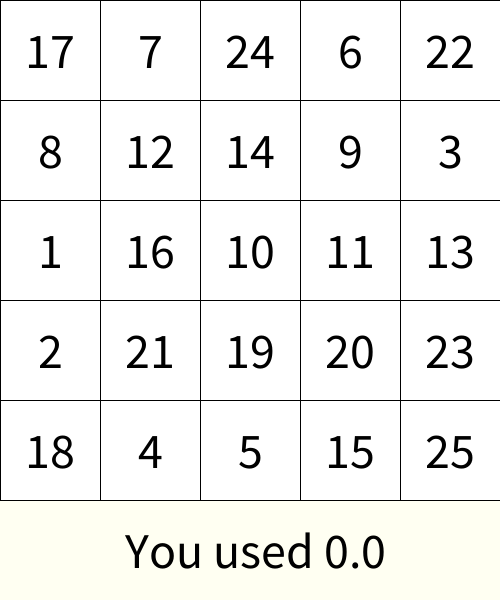
Frame 1 (no input)
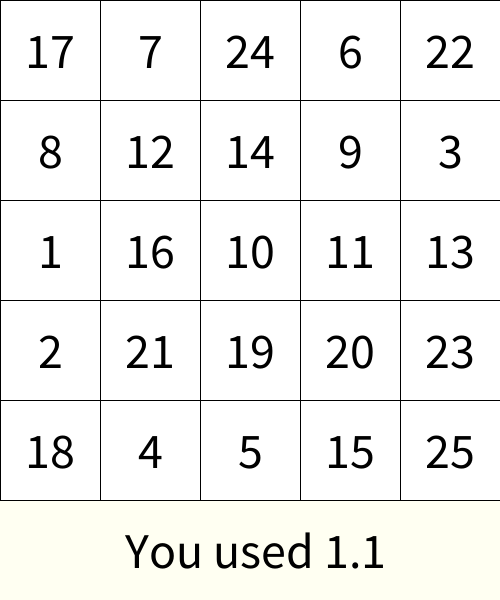
Frame 60 (the mouse pressed at the canvas centre just before this capture)
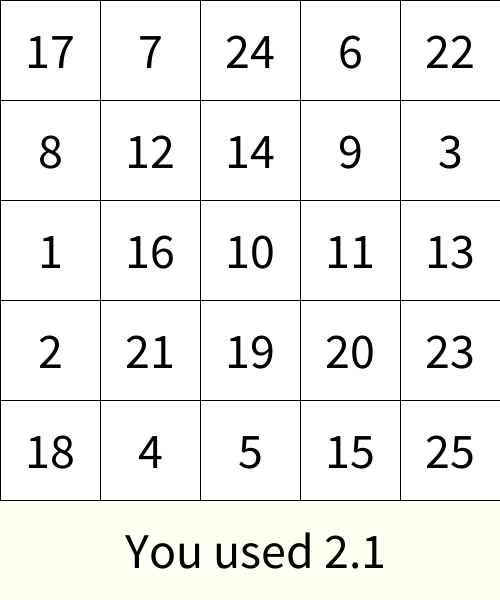
Frame 120 (the mouse held since frame 60 and released just before this capture)

The Processing sketch that drew these frames (run headless with seeded random() and noise(); from frame 60 on, the mouse is pressed at the canvas centre):

// Processing sketch: week06_8_schulte_table08_nf_millis_startT
// ── week06_8_schulte_table08_nf_millis_startT.pde
// week06_8_schulte_table08_nf_millis_startT
int [] used = new int[26]; //0...25 共26個
int [][] table = new int[5][5]; //Java的陣列宣告
void setup(){
  size(500,600); //留白放時間
  textSize(50);
  textAlign(CENTER,CENTER);
  for(int i=0; i<5; i++){ 
    for(int j=0; j<5; j++){ 
      int now = int(random(1,26));
      while(used[now]==1) now = int(random(1,26));
      //比較浪費時間，會一直"重挑"亂數
      table[i][j] = now;
      used[now] = 1;
    }
  }
  startT = millis(); //記錄你開始的時間
}
int startT = 0;
int [][] pressed = new int[5][5];
void draw(){
  background(#FFFFF2);
  for(int i=0; i<5; i++){ //對y座標
    for(int j=0; j<5; j++){ //對x座標
      if(pressed[i][j]==1) fill(128);
      else fill(255);
      rect(j*100, i*100, 100, 100);
      fill(0); text(""+table[i][j], 50+j*100, 50+i*100);
    }
  }
  text(" You used "+ nf((millis()-startT)/1000.0, 0, 1),250,550); //計時器
  //nf() --> 轉換成字串  0, 1 的 0--> 代表小數點前的位數
}
int want=1; //希望你按的數字
void mousePressed(){
  int i= mouseY/100, j= mouseX/100;
  if(table[i][j]==want){
    pressed[i][j] = 1;
    want++;
  }
}
